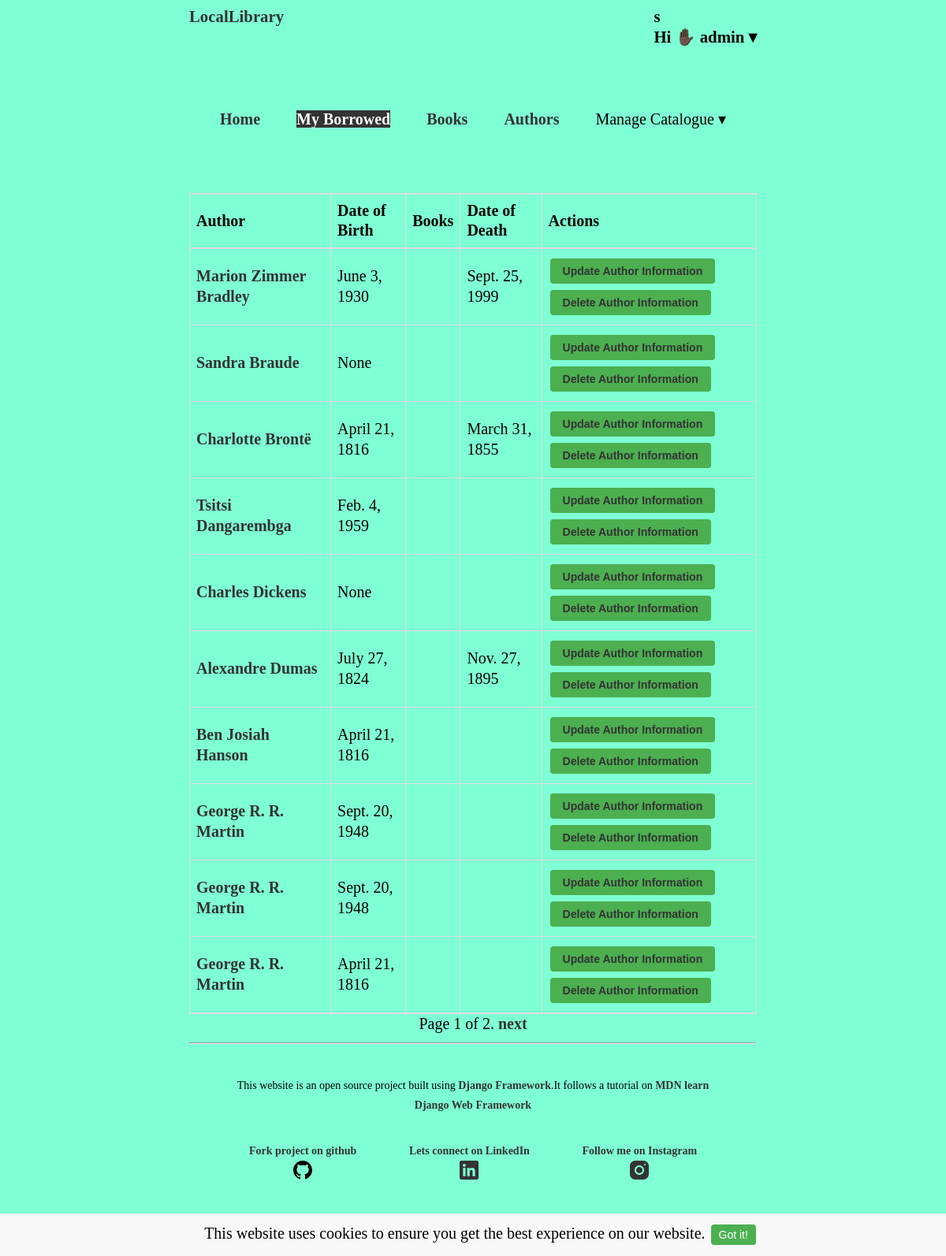
Page /catalog/authors/ (signed in) on the committed database.
### catalog/models.py (models this page shows, shortened)
class Author(models.Model):
    first_name = models.CharField(max_length=100)
    last_name = models.CharField(max_length=100)
    date_of_birth = models.DateField(null=True, blank=True)
    date_of_death = models.DateField('Died', null=True, blank=True)
    image = models.ImageField(upload_to='images/',null=True)
    class Meta:
        ordering = ['last_name']
    def get_absolute_url(self):
        return reverse('author-detail', args=[str(self.id)])

### catalog/views.py (the view)
# urls.py: path('authors/',views.AuthorList.as_view(),name='authors'),
class AuthorList(LoginRequiredMixin,ListView):
    model=models.Author
    paginate_by = 10

### catalog/templates/catalog/author_list.html (shortened to what this page needs)
{% extends 'base.html' %}
{% block content %}
  <table>
    <thead>
      <tr>
        <th>Author</th>
        <th>Date of Birth</th>
        <th>Books</th>
        <th>Date of Death</th>
        <th>Actions</th>
      </tr>
    </thead>
    <tbody>
      {% for author in author_list %}
        <tr>
          <td><a href="{{ author.get_absolute_url }}">{{ author.first_name }} {{ author.last_name }}</a></td>
          <td>{{ author.date_of_birth }}</td>
          <td>
          </td>
          <td>{% if author.date_of_death %}{{ author.date_of_death }}{% endif %}</td>
          <td>
            {% if perms.catalog.can_mark_returned %}
              <button><a href="{% url 'author-update' author.pk %}">Update Author Information</a></button>
              <button><a href="{% url 'author-delete' author.pk %}">Delete Author Information</a></button>
            {% endif %}
          </td>
        </tr>
      {% endfor %}
    </tbody>
  </table>
{% endblock %}

### catalog/templates/base.html (shortened to what this page needs)
<!DOCTYPE html>
<html lang="en">
<head>
  {% load static %}
  <link rel="stylesheet" href="{% static 'css/style.css'%}">
  <link rel="stylesheet" href="https://cdnjs.cloudflare.com/ajax/libs/font-awesome/4.7.0/css/font-awesome.min.css">
</head>
<body>
  <div class="cookie-notice">
    This website uses cookies to ensure you get the best experience on our website.
    <button onclick="closeCookieNotice()">Got it!</button>
  </div>
  <header>
    <nav class="navbar">
      <ul class="logo">
        <li><a href="{% url 'home' %}">LocalLibrary</a> </li>
        {% if user.is_authenticated %}
        <li class="dropdown">
          {{user.user_profile.phone}}s
          <div class="welcome-message dropbtn">Hi ✋🏿 <strong>{{ user.get_username }} &#9662;</strong></div>
        </li>
      </ul>
      <div class="menu" id="menu">
        <ul class="menu-items">
          <li><a href="{% url 'home' %}">Home</a></li>
          <li><a href="{% url 'my-borrowed' %}" class="active">My Borrowed</a></li>
          <li><a href="{% url 'books' %}">Books</a></li>
          <li><a href="{% url 'authors' %}">Authors</a></li>
          {% if perms.catalog.can_mark_returned %}
          <li class="dropdown">
            <div class="dropbtn">Manage Catalogue &#9662;</div>
          </li>
          {% endif %}
        </ul>
      </div>
    </nav>
    {% else %}
    <li><a href="{% url 'login' %}?next={{ request.path }}">Login</a>/<a href="{% url 'signup'%}">Register</a></li>
    </ul>
    {% endif %}
  </header>
  <main>
    {% block content %}{% endblock %}
    {% block pagination %}
    {% if is_paginated %}
    <div class="pagination">
      <span class="page-links">
        <span class="page-current">
          Page {{ page_obj.number }} of {{ page_obj.paginator.num_pages }}.
        </span>
        {% if page_obj.has_next %}
        <a href="{{ request.path }}?page={{ page_obj.next_page_number }}">next</a>
        {% endif %}
      </span>
    </div>
    {% endif %}
    {% endblock %}
  </main>
  <hr>
  <footer>
    <div class="footer-content">
      <p>This website is an open source project built using <a href="https://www.djangoproject.com/">Django
          Framework</a>.It follows a tutorial on <a
          href="https://developer.mozilla.org/en-US/docs/Learn/Server-side/Django/Introduction">MDN learn Django Web
          Framework</a> </p>
      <ul class="footer-links">
        <li>
          <a href="https://github.com/schawanji/locallibrary">Fork project on github
          </a>
        </li>
        <li>
          <a href="https://www.linkedin.com/in/schawanji/">Lets connect on LinkedIn
          </a>
        </li>
        <li>
          <a href="https://www.instagram.com/schawanji/">Follow me on Instagram
            </a>
        </li>
      </ul>
      <p>&copy; 2023. All rights reserved.</p>
    </div>
  </footer>
</body>
</html>

### catalog/static/css/style.css (style rules this page uses)
body { background-color: aquamarine; margin: 0 auto; width: 60%; line-height: 1.6rem; font-size: 20px; box-sizing: border-box; }
ul { list-style: none; padding: 0; margin: 0; line-height: 1.6rem; }
li { padding-top: 0.5rem; }
a { text-decoration: none; color: #333; font-weight: 700; }
a.active { background-color: #333; color: #fff; }
.cookie-notice { position: fixed; bottom: 0; left: 0; width: 100%; background-color: #f8f8f8; padding: 10px; text-align: center; }
.cookie-notice button { background-color: #4CAF50; color: white; border: none; padding: 5px 10px; font-size: 14px; cursor: pointer; }
.menu { padding: 1rem; margin-bottom: 3rem; }
nav ul { list-style-type: none; margin: 0; padding: 0; display: flex; justify-content: space-around; }
nav li { position: relative; }
.logo { list-style: none; display: flex; justify-content: space-between; font-size: 1.3rem; margin-bottom: 3rem; font-weight: 700; position: relative; }
.dropdown { position: relative; display: inline-block; }
.pagination { text-align: center; }
.menu li { padding: 1rem; }
.menu a { text-decoration: none; }
table { border-collapse: collapse; width: 100%; }
td, th { border: 1px solid #ddd; text-align: left; padding: 8px; }
tr:first-child { border-top: 2px solid #ddd; }
tr:last-child { border-bottom: 2px solid #ddd; }
button { background-color: #4caf50; border: none; color: white; padding: 8px 16px; text-align: center; text-decoration: none; display: inline-block; font-size: 14px; margin: 4px 2px; cursor: pointer; border-radius: 4px; }
footer { padding: 1rem; text-align: center; }
.footer-content { max-width: 90%; margin: 0 auto; }
.footer-content p { margin-bottom: 1rem; font-size: 14px; }
.footer-links { list-style-type: none; padding: 0; margin: 0; display: flex; justify-content: center; gap: 1rem; font-size: 14px; }
.footer-links li { padding: 1rem; }
.footer-links li a { color: #333; text-decoration: none; }

### rows in the picture
Author: first_name "Marion Zimmer", last_name "Bradley", date_of_birth "June 3, 1930", date_of_death "Sept. 25, 1999"
Author: first_name "Sandra", last_name "Braude", date_of_birth "None"
Author: first_name "Charlotte", last_name "Brontë", date_of_birth "April 21, 1816", date_of_death "March 31, 1855"
Author: first_name "Tsitsi", last_name "Dangarembga", date_of_birth "Feb. 4, 1959"
Author: first_name "Charles", last_name "Dickens", date_of_birth "None"
Author: first_name "Alexandre", last_name "Dumas", date_of_birth "July 27, 1824", date_of_death "Nov. 27, 1895"
Author: first_name "Ben Josiah", last_name "Hanson", date_of_birth "April 21, 1816"
Author: first_name "George R. R.", last_name "Martin", date_of_birth "Sept. 20, 1948"
Author: first_name "George R. R.", last_name "Martin", date_of_birth "Sept. 20, 1948"
Author: first_name "George R. R.", last_name "Martin", date_of_birth "April 21, 1816"

### other values in the picture
{{ user.get_username }} "admin"
{{ page_obj.number }} "1"
{{ page_obj.paginator.num_pages }} "2"
